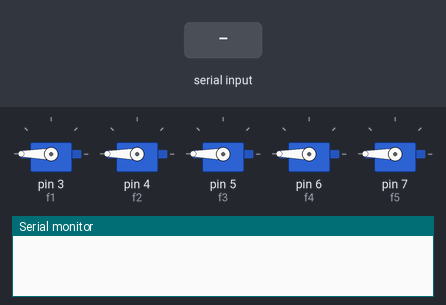
Simulated run of this sketch. Board: Arduino Uno, built with avr-gcc and run on an emulated ATmega328P. Shown: 5 × servo, the last lines printed to the serial monitor. The inputs (shaded band) are chosen by the test bench.

Above: at 1.2 s.
1.3 s: "a" received over the second serial link
At 2.1 s:
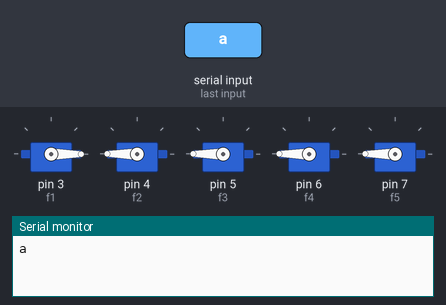
2.8 s: "b" received over the second serial link
At 6.3 s:
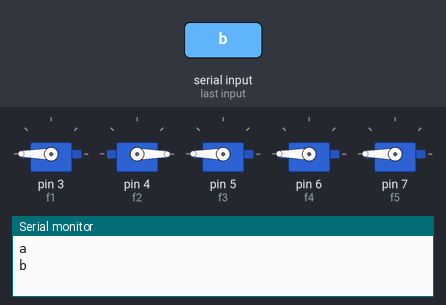
Timing chart, 0 to 10.8 s (numbered marks = the images above; inputs shaded):
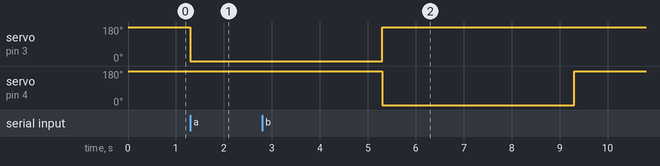

The sketch:

communication.ino
```cpp
#include <SoftwareSerial.h>
#include <Servo.h>

SoftwareSerial mySerial(10, 11); // RX, TX
Servo finger1,finger2,finger3,finger4,finger5;

// Pwm pins setup on my Arduino One
const int  f1 = 3 ,f2 =4 , f3 =5 ,f4 =6 ,f5 =7;

// ==================================================================================================//
//   ------------------------------ Prototypes -----------------------------------
void movefinger(int op);
void movethree ();
void initialize();

// ==================================================================================================//
//   ------------------------------ Setup -----------------------------------
void setup()
{
  // Open serial communications and wait for port to open:
  Serial.begin(9600);
  finger1.attach(f1);  finger2.attach(f2);  finger3.attach(f3);
  finger4.attach(f4);  finger5.attach(f5);

  mySerial.begin(9600);
  initialize();
}

// ==================================================================================================//
//   ------------------------------ Loop -----------------------------------
void loop() // run over and over
{
 int option,option2;

   if ( mySerial.available()>0 ){
    option2 = mySerial.read();

      Serial.println(char(option2));
      movefinger(option2);
    }

}
//   ------------------------------ Initialize -----------------------------------
void initialize (){
   finger1.write(180);
   finger2.write(180);
   finger3.write(180);
   finger4.write(180);
   finger5.write(180);
}

//   ------------------------------ Move Three Fingers -----------------------------------
void movethree (){
    // Move three fingers like a surfist motherfucker
    finger1.write(0);
    finger3.write(0);
    finger5.write(0);


    delay(4000);


    finger1.write(180);
    finger3.write(180);
    finger5.write(180);

}

//   ------------------------------ Move individual finger ----------------------------------
void movefinger(int op){
  /* Move Individual finger according to selected button
   a  - Move finger 1
    b - Move finger 2
    c - Move finger 3
    d - Move finger 4
    e - Move finger 5
  */
  switch(op){

    case 'a':
      finger1.write(0);
      delay(4000);
      finger1.write(180);
    break;
    case 'b':
      finger2.write(0);
      delay(4000);
      finger2.write(180);
    break;
    case 'c':
      finger3.write(0);
      delay(4000);
      finger3.write(180);
    break;
    case 'd':
      finger4.write(0);
      delay(4000);
      finger4.write(180);
    break;
    case 'e':
      finger5.write(0);
      delay(4000);
      finger5.write(180);
    break;
    default:
    break;
  }

}
```

Measured:
- after the input at 1.3 s, servo on pin 3 (f1): 180° → 0° at once
- after the input at 2.8 s, servo on pin 4 (f2): 180° → 0° after 2.5 s, → 180° 4.0 s later
